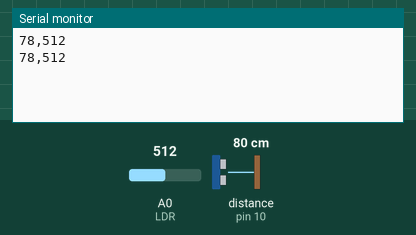
Simulated run of this sketch. Board: Arduino Uno, built with avr-gcc and run on an emulated ATmega328P. Shown: the last lines printed to the serial monitor. Wiring (inferred from the names in the program): ultrasonic range finder: trigger pin 9; echo pin 10. Inputs (shaded band) come from the test bench; at power-on: distance to the obstacle (sensor on pin 10) 80 cm, A0 (LDR) = 512. The echo pulse lasts 58.3 µs per cm.

Above: at 1.8 s.
1.9 s: distance to the obstacle (sensor on pin 10) set to 2 cm
At 2.9 s:
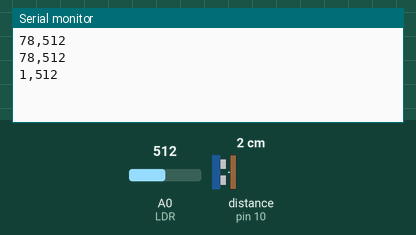
3.4 s: A0 (LDR) set to 716
At 4.5 s:
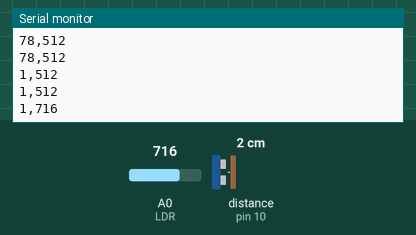
4.9 s: distance to the obstacle (sensor on pin 10) set to 4 cm
At 5.6 s:
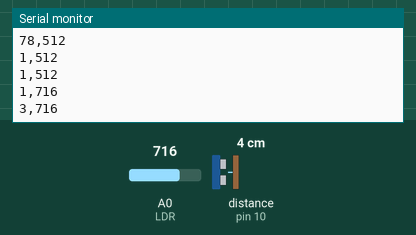
6.4 s: A0 (LDR) set to 900
At 7.7 s:
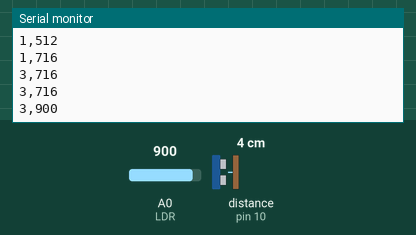
Timing chart, 0 to 8.9 s (numbered marks = the images above; inputs shaded):
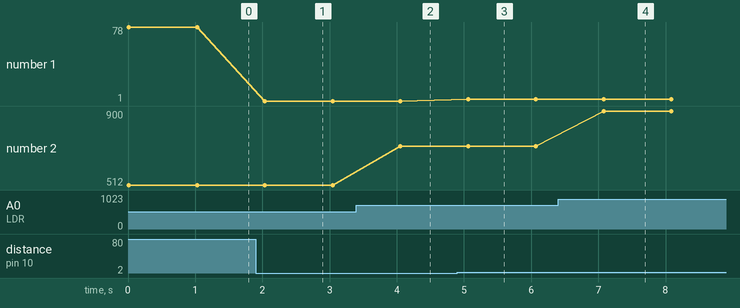

Measured:
- after the input at 1.9 s, the serial monitor: prints a new line after 0.14 s (image 1)
- after the input at 3.4 s, the serial monitor: prints a new line after 0.65 s (image 2)
- after the input at 4.9 s, the serial monitor: prints a new line after 0.16 s (image 3)
- after the input at 6.4 s, the serial monitor: prints a new line after 0.68 s (image 4)
- plotted number 1: 78 → 1 after the input at 1.9 s, 1 → 3 after the input at 4.9 s
- plotted number 2: 512 → 716 after the input at 3.4 s, 716 → 900 after the input at 6.4 s

The sketch:

run.ino
```cpp
#include <SoftwareSerial.h>

#define TRIG 9
#define ECHO 10
#define LDR A0
#define BT_TX 2
#define BT_RX 3

SoftwareSerial BT(BT_TX, BT_RX);

void setup() {
    pinMode(TRIG, OUTPUT);
    pinMode(ECHO, INPUT);
    pinMode(LDR, INPUT);

    BT.begin(9600);
    Serial.begin(9600);
}

long getDistance() {
    digitalWrite(TRIG, LOW);
    delayMicroseconds(2);
    digitalWrite(TRIG, HIGH);
    delayMicroseconds(10);
    digitalWrite(TRIG, LOW);
    return pulseIn(ECHO, HIGH) * 0.034 / 2;
}

void loop() {
    long distance = getDistance();
    int lightIntensity = analogRead(LDR);

    String data = String(distance) + "," + String(lightIntensity);

    BT.println(data);  // Send data to MIT App Inventor
    Serial.println(data);  // Debugging in Serial Monitor

    delay(1000);  // Wait for a second
}
```
